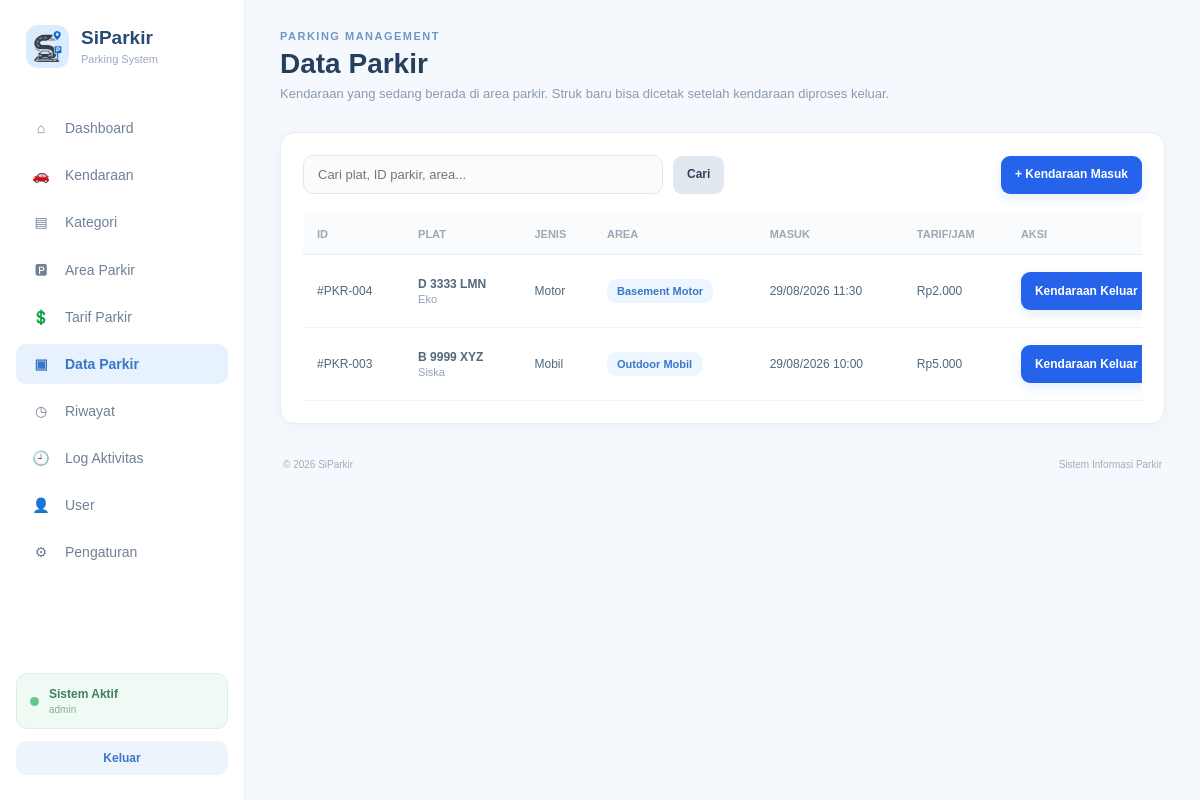
/controller/c_dataparkir.php?aksi=tampil (signed in), run on the app's committed database.
### tables this page shows
CREATE TABLE `tb_transaksi` (
  `id_parkir` int NOT NULL,
  `id_kendaraan` int NOT NULL,
  `waktu_masuk` datetime NOT NULL,
  `waktu_keluar` datetime DEFAULT NULL,
  `id_tarif` int NOT NULL,
  `durasi_jam` int DEFAULT NULL,
  `biaya_total` decimal(10,2) DEFAULT '0.00',
  `status` enum('masuk','keluar') NOT NULL DEFAULT 'masuk',
  `id_user` int NOT NULL,
  `id_area` int NOT NULL
);

CREATE TABLE `tb_kendaraan` (
  `id_kendaraan` int NOT NULL,
  `plat_nomor` varchar(15) NOT NULL,
  `jenis_kendaraan` varchar(20) NOT NULL,
  `warna` varchar(20) DEFAULT NULL,
  `pemilik` varchar(100) DEFAULT NULL,
  `id_user` int NOT NULL
);

CREATE TABLE `tb_area_parkir` (
  `id_area` int NOT NULL,
  `id_kategori` int DEFAULT NULL,
  `nama_area` varchar(50) NOT NULL,
  `kapasitas` int NOT NULL,
  `terisi` int NOT NULL DEFAULT '0'
);

CREATE TABLE `tb_tarif` (
  `id_tarif` int NOT NULL,
  `jenis_kendaraan` enum('motor','mobil','lainnya') NOT NULL,
  `tarif_per_jam` decimal(10,2) NOT NULL
);

### views/_helpers.php (called while the page is built, shortened)
<?php
function base_url() {
    $projectRoot = str_replace('\\', '/', dirname(__DIR__));
    $docRoot = isset($_SERVER['DOCUMENT_ROOT']) ? str_replace('\\', '/', rtrim($_SERVER['DOCUMENT_ROOT'], '/')) : '';
    if ($docRoot !== '' && stripos($projectRoot, $docRoot) === 0) {
        return rtrim(substr($projectRoot, strlen($docRoot)), '/');
    }
    $script = str_replace('\\', '/', $_SERVER['SCRIPT_NAME'] ?? '');
    return rtrim(dirname(dirname($script)), '/');
}
function e($v){return htmlspecialchars((string)$v, ENT_QUOTES, 'UTF-8');}
function rupiah($v){return 'Rp'.number_format((float)$v,0,',','.');}
function tanggal_id($dt){return $dt?date('d/m/Y H:i',strtotime($dt)):'-';}

### model/m_dataparkir.php (called while the page is built, shortened)
<?php
require_once __DIR__ . '/m_koneksi.php';
class M_DataParkir
{
    public function active($keyword='')
    {
        global $conn;
        $where = "t.status='masuk'";
        $sql = "SELECT t.*, k.plat_nomor, k.jenis_kendaraan, k.pemilik, a.nama_area, tr.tarif_per_jam
                FROM tb_transaksi t
                JOIN tb_kendaraan k ON k.id_kendaraan=t.id_kendaraan
                JOIN tb_area_parkir a ON a.id_area=t.id_area
                JOIN tb_tarif tr ON tr.id_tarif=t.id_tarif
                WHERE $where ORDER BY t.waktu_masuk DESC";
        $q=mysqli_query($conn,$sql); return $q?mysqli_fetch_all($q,MYSQLI_ASSOC):[];
    }
}

### views/v_dataparkir.php (the view)
<?php require_once __DIR__.'/_helpers.php'; $current_page_override='v_dataparkir.php'; $basePath=base_url(); $msg=flash(); ?><!DOCTYPE html><html lang="id"><head><meta charset="UTF-8"><meta name="viewport" content="width=device-width,initial-scale=1"><title>Data Parkir - SiParkir</title><link rel="stylesheet" href="<?=e($basePath.'/asset/dashboard_admin.css')?>"></head><body><div class="layout"><?php include __DIR__.'/_sidebar.php'; ?><main class="main"><header class="header"><div><p class="small-title">PARKING MANAGEMENT</p><h1>Data Parkir</h1><p class="subtitle">Kendaraan yang sedang berada di area parkir. Struk baru bisa dicetak setelah kendaraan diproses keluar.</p></div></header><?php if($msg):?><div class="alert success"><?=e($msg)?></div><?php endif;?><section class="page-panel"><div class="toolbar"><form class="inline-form" method="get" action="c_dataparkir.php"><input type="hidden" name="aksi" value="tampil"><input class="search-box" name="q" value="<?=e($_GET['q']??'')?>" placeholder="Cari plat, ID parkir, area..."><button class="btn-secondary">Cari</button></form><a class="btn-primary" href="<?=e($basePath.'/controller/c_dataparkir.php?aksi=tambah')?>">+ Kendaraan Masuk</a></div><div class="table-wrapper"><table class="data-table"><thead><tr><th>ID</th><th>Plat</th><th>Jenis</th><th>Area</th><th>Masuk</th><th>Tarif/Jam</th><th>Aksi</th></tr></thead><tbody><?php if(empty($parkir)):?><tr><td colspan="7" class="empty">Tidak ada kendaraan yang sedang parkir.</td></tr><?php else:foreach($parkir as $p):?><tr><td>#PKR-<?=str_pad($p['id_parkir'],3,'0',STR_PAD_LEFT)?></td><td><strong><?=e($p['plat_nomor'])?></strong><small class="subrow"><?=e($p['pemilik'])?></small></td><td><?=e(ucfirst($p['jenis_kendaraan']))?></td><td><span class="badge-kategori"><?=e($p['nama_area'])?></span></td><td><?=e(tanggal_id($p['waktu_masuk']))?></td><td><?=rupiah($p['tarif_per_jam'])?></td><td><a class="btn-primary btn-small" onclick="return confirm('Catat kendaraan ini keluar sekarang?')" href="<?=e($basePath.'/controller/c_dataparkir.php?aksi=keluar&id='.$p['id_parkir'])?>">Kendaraan Keluar</a></td></tr><?php endforeach;endif;?></tbody></table></div></section><footer><span>© 2026 SiParkir</span><span>Sistem Informasi Parkir</span></footer></main></div></body></html>

### asset/dashboard_admin.css (style rules this page uses)
* { margin: 0; padding: 0; box-sizing: border-box; }
body { font-family: Arial, Helvetica, sans-serif; background: #f5f8fc; color: #26364a; }
.layout { display: flex; min-height: 100vh; }
.main { flex: 1; padding: 30px 35px; overflow: hidden; }
.header { display: flex; justify-content: space-between; align-items: center; margin-bottom: 28px; }
.small-title { color: #6e98c5; font-size: 11px; font-weight: bold; letter-spacing: 1.5px; margin-bottom: 6px; }
.header h1 { font-size: 28px; color: #263f5c; }
.subtitle { margin-top: 5px; font-size: 13px; color: #8a9bad; }
footer { display: flex; justify-content: space-between; margin-top: 25px; padding: 10px 3px; font-size: 10px; color: #a1adba; }
.page-panel { background: #ffffff; border: 1px solid #e7edf5; border-radius: 15px; padding: 22px; }
.toolbar { display: flex; justify-content: space-between; align-items: center; gap: 15px; margin-bottom: 20px; }
.search-box, .form-input, .form-select, .form-textarea { width: 100%; padding: 11px 14px; border: 1px solid #e2e8f0; border-radius: 10px; background: #f9fbfd; color: #53677d; font-size: 13px; outline: none; }
.search-box { max-width: 360px; }
.btn-primary, .btn-soft, .btn-danger-soft, .btn-secondary { display: inline-block; border-radius: 10px; padding: 11px 16px; font-size: 12px; font-weight: bold; text-decoration: none; border: 1px solid transparent; cursor: pointer; }
.btn-primary { background: #3978c7; color: #fff; }
.btn-secondary { background: #f3f6fa; color: #53677d; border-color: #e2e8f0; }
.table-wrapper { overflow-x: auto; }
.data-table { width: 100%; border-collapse: collapse; }
.data-table th { padding: 14px; text-align: left; background: #f9fbfd; color: #9aa8b7; border-bottom: 1px solid #e7edf5; font-size: 11px; font-weight: bold; text-transform: uppercase; }
.data-table td { padding: 15px 14px; border-bottom: 1px solid #eef2f6; color: #53677d; font-size: 12px; }
.badge-kategori, .badge-soft, .badge-success, .badge-danger, .badge-warning { display: inline-block; padding: 6px 10px; border-radius: 9px; font-size: 11px; font-weight: bold; }
.badge-kategori, .badge-soft { background: #edf5ff; color: #3978c7; }
button, a { font-family: inherit; }
.inline-form { display:flex;gap:10px;align-items:center;flex-wrap:wrap }
.btn-primary,.btn-secondary,.btn-soft,.btn-danger-soft { display:inline-flex;align-items:center;justify-content:center;border:0;text-decoration:none;cursor:pointer;padding:9px 13px;border-radius:9px;font-size:12px;font-weight:700 }
.btn-primary { background:#2563eb;color:#fff }
.btn-secondary { background:#e2e8f0;color:#334155 }
.btn-small { padding:7px 10px }
.help,.muted,.subrow { display:block;color:#94a3b8;font-size:11px;margin-top:5px }
.subrow { margin-top:2px }
.table-wrapper { overflow-x:auto }
.data-table { min-width:900px }
.toolbar form { margin:0 }
.search-box { box-sizing:border-box }
html { scroll-behavior: smooth; }
body { min-width: 0; }
.main { min-width: 0; overflow: visible; }
.btn-primary, .btn-secondary, .btn-soft, .btn-danger-soft, .btn-tambah, .btn-kembali { display: inline-flex !important; align-items: center; justify-content: center; gap: 6px; min-height: 38px; padding: 9px 14px !important; line-height: 1.2; white-space: nowrap; vertical-align: middle; transition: transform .15s ease, box-shadow .15s ease, background .15s ease; }
.btn-primary { box-shadow: 0 4px 12px rgba(37,99,235,.12); }
.data-table td:last-child { white-space: nowrap; }
.data-table td:last-child .btn-primary, .data-table td:last-child .btn-soft, .data-table td:last-child .btn-danger-soft, .data-table td:last-child .btn-secondary { margin: 2px 3px 2px 0; }
.toolbar { flex-wrap: wrap; }
.toolbar > .btn-primary, .toolbar > .btn-secondary { flex: 0 0 auto; }
.inline-form { flex: 1 1 auto; }
.inline-form .search-box { min-width: 220px; }
.form-input, .form-select, .form-textarea, .search-box { transition: border-color .15s ease, box-shadow .15s ease, background .15s ease; }
.page-panel { box-shadow: 0 4px 18px rgba(35,58,85,.035); }
.header { min-width: 0; }
.header h1 { line-height: 1.15; }
.subtitle { line-height: 1.45; }
.table-wrapper { width: 100%; }
.data-table th, .data-table td { vertical-align: middle; }
footer { gap: 15px; flex-wrap: wrap; }

### data on the page
tb_transaksi: id_parkir "004", id_kendaraan.plat_nomor "D 3333 LMN", id_kendaraan.pemilik "Eko", id_kendaraan.jenis_kendaraan "Motor", id_area.nama_area "Basement Motor", waktu_masuk "29/08/2026 11:30", id_tarif.tarif_per_jam "Rp2.000"
tb_transaksi: id_parkir "003", id_kendaraan.plat_nomor "B 9999 XYZ", id_kendaraan.pemilik "Siska", id_kendaraan.jenis_kendaraan "Mobil", id_area.nama_area "Outdoor Mobil", waktu_masuk "29/08/2026 10:00", id_tarif.tarif_per_jam "Rp5.000"

### other printed values
$icon "⌂"
$label "Dashboard"
$icon "🚗"
$label "Kendaraan"
$icon "▤"
$label "Kategori"
$icon "🅿"
$label "Area Parkir"
$icon "💲"
$label "Tarif Parkir"
$icon "▣"
$label "Data Parkir"
$icon "◷"
$label "Riwayat"
$icon "🕘"
